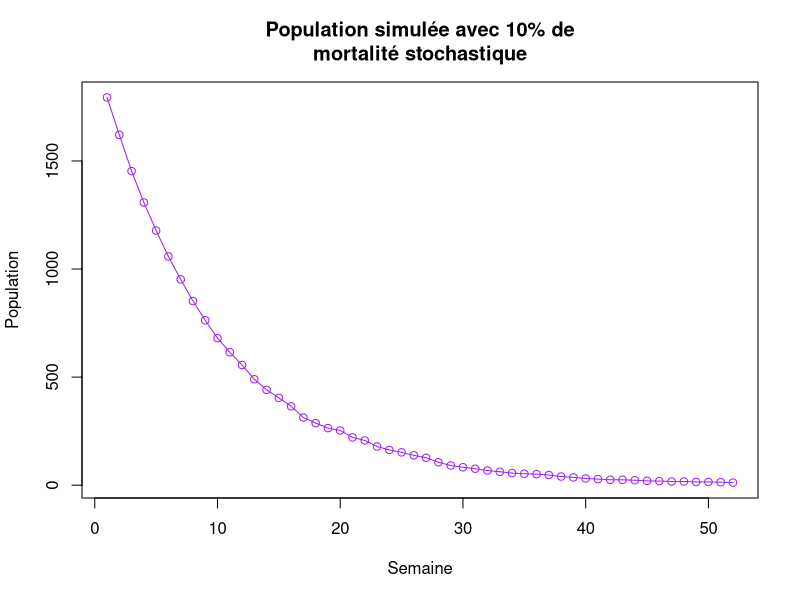

Generate this figure with R:
population <- 2000
Populations <- numeric(52)
for (semaine in 1:52) {
 survie <- rbinom(population, 1, 0.9)
 population <- sum(survie)
 Populations[semaine] <- population
}
plot(1:52, Populations, type="o", col="purple", main="Population simulée avec 10% de
mortalité stochastique", xlab="Semaine", ylab="Population")